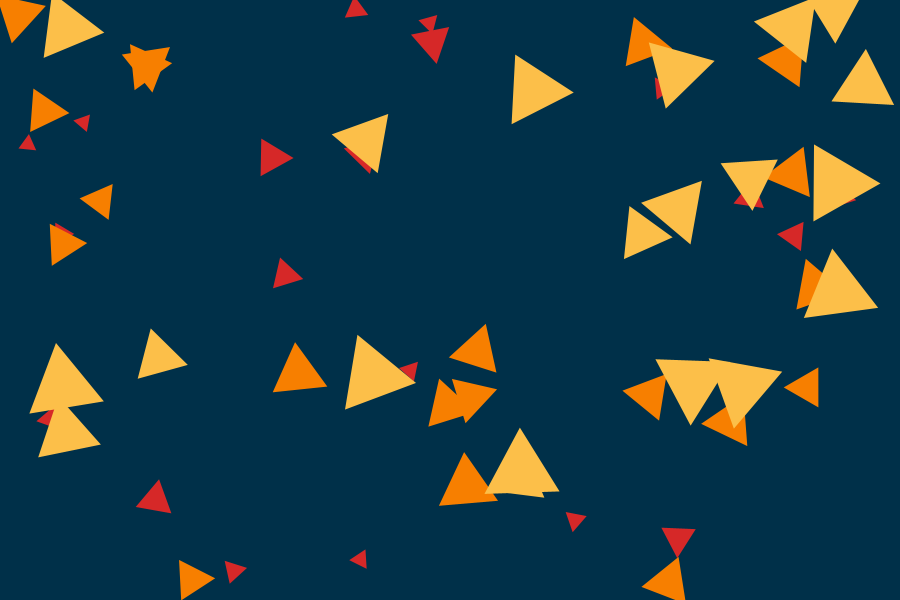
Frame 1 (no input)
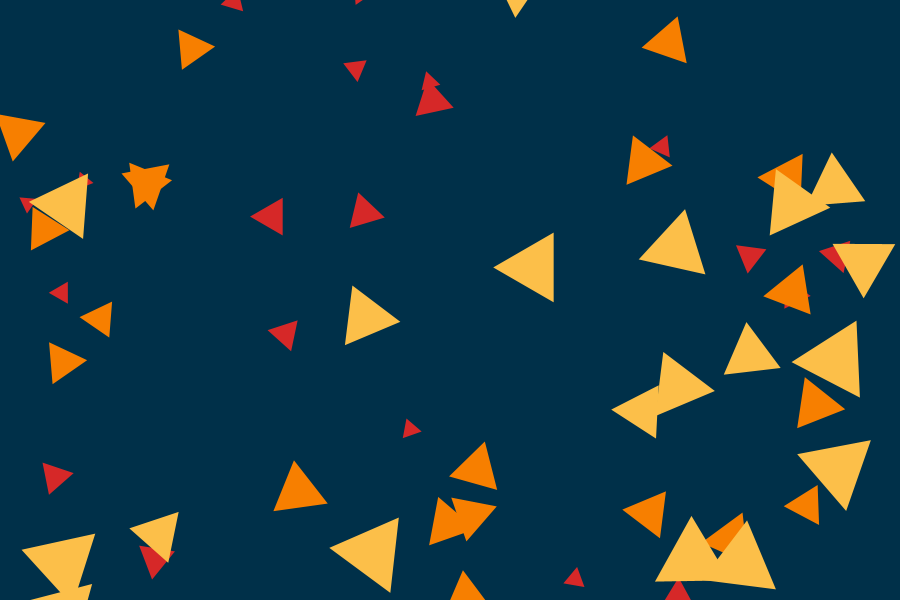
Frame 60 (the mouse pressed at the canvas centre just before this capture)
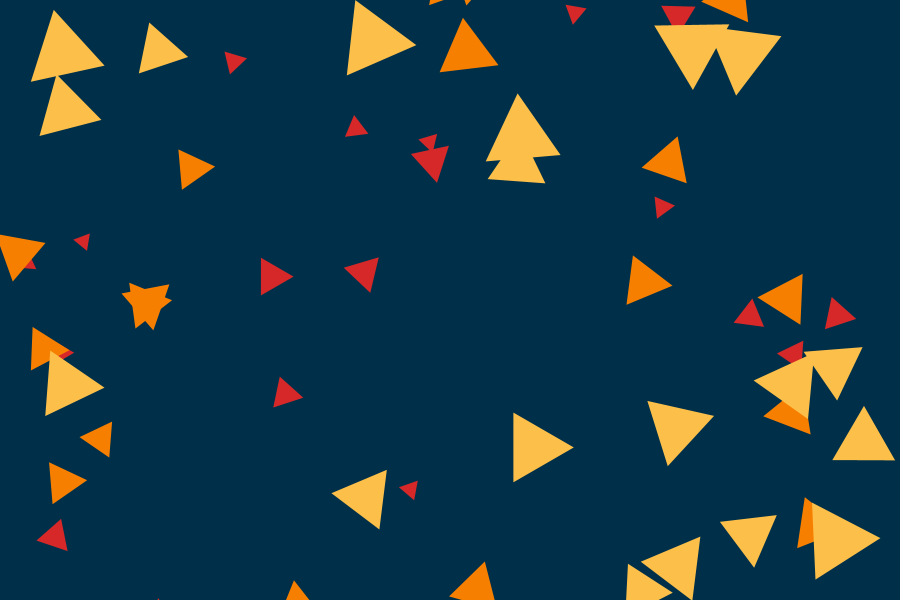
Frame 120 (the mouse held since frame 60 and released just before this capture)

The Processing sketch that drew these frames (run headless with seeded random() and noise(); from frame 60 on, the mouse is pressed at the canvas centre):

// Processing sketch: Assignment_5_classes
// ── Assignment_5_classes.pde
// array of objects to store all triangles 
Triangle[][] triangles;

void setup() {
  // window size
  size(900, 600);

  // 2d array with 3 rows and 20 columns, each row is for a type of triangle (background, midground, or foreground)
  triangles = new Triangle[3][20];

  // nested for loops to assign each triangle its respective type depending on which row it's in
  for (int i = 0; i < triangles.length; i++) { // for each row
    for (int j = 0; j < triangles[0].length; j++) { // for each column

      switch(i) {

        // if in the first row, create a background triangle
      case 0:
        triangles[i][j] = new Triangle("background");
        break;

        // if in the second row, create a midground triangle
      case 1:
        triangles[i][j] = new Triangle("midground");
        break;

        // if in the last row, create a forground triangle
      default: 
        triangles[i][j] = new Triangle("foreground");
      }
    }
  }
}

void draw() {
  background(#003049); // navy blue background

  // for each triangle, apply the rotate and move methods
  for (int i = 0; i < triangles.length; i++) {
    for (int j = 0; j < triangles[0].length; j++) {
      triangles[i][j].rotateTrig();
      triangles[i][j].moveDown();
    }
  }
}


// triangle class
class Triangle {

  // data 
  String type; // background, midground, or foreground
  color colour; // colour of the triangle
  float circumradius; // circumradius of the triangle (distance from the center of an equilateral triangle to a vertex)
  int fallSpeed; // falling speed of the triangle
  int rotateSpeed; // rotation speed of the triangle

  float degrees = random(120); // random orientation to start rotating at (in degrees)

  // initial position of the triangle
  float x = random(width); // random x-coordinate
  float y = random(height); // random y-coordinate 

  // constructor with type argument
  Triangle(String tempType) {

    type = tempType; // passing the argument to the type variable

    // assigning variables based on the type of triangle
    switch(type) {

      // if a background triangle, assign slow speeds and a small size
    case "background":
      colour = color(#d62828); // red
      circumradius = random(10, 25);
      fallSpeed = 1;
      rotateSpeed = 1;
      break;

      // if a midground triangle, assign faster speeds and a medium size
    case "midground":
      colour = color(#f77f00); // orange
      circumradius = random(20, 35);
      fallSpeed = 2;
      rotateSpeed = 2;
      break;

      // if a foreground triangle, assign even faster speeds and a large size
    default:
      colour = color(#fcbf49); // yellow
      circumradius = random(30, 45);
      rotateSpeed = 3;
      fallSpeed = 3;
    }
  }

  // draw and rotate function
  void rotateTrig() {
    noStroke(); // no outline
    fill(colour); // fill with the appropriate colour

    // "make" a new coordinate plane where the origin is located at (x, y), the center of the triangle
    pushMatrix();
    translate(x, y); 

    // rotate the plane by the random degrees value
    rotate(radians(degrees));

    // draw an equilateral triangle with the origin as the center of the triangle
    triangle(0, 0 - circumradius, 
      circumradius * cos(PI/6), circumradius * sin(PI/6), 
      0 - circumradius * cos(PI/6), circumradius * sin(PI/6));

    // add the rotation speed to the degrees variable
    degrees += rotateSpeed;

    // restore the previous coordinate system
    popMatrix();
  }

  // function that moves the triangles down
  void moveDown() {

    // if the y value is less than the height plus the circumradius add the fall speed to the y value
    if (y < height + circumradius)
      y += fallSpeed;

    // if the triangle is no longer visible, change the y value so the triangle is just past the top edge of the window
    else
      y = 0 - circumradius;
  }
}
